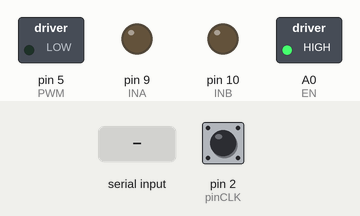
Recording of a sketch running on a simulated Arduino Uno, built with avr-gcc and run on an emulated ATmega328P. On the bench: switched loads named in the sketch (green lamp = pin HIGH), output pins drawn as LEDs (lit = HIGH). The inputs (shaded band) are chosen by the test bench; at power-on: pin 2 (pinCLK) HIGH. What the sketch prints to the serial monitor is not drawn.

Above: at 1.2 s.
1.3 s: "90,45\n" received over Serial
At 2.6 s:
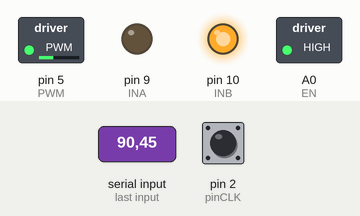
4.3 s: "30,150\n" received over Serial
At 4.9 s:
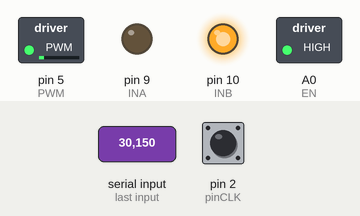
7.3 s: "200\n" received over Serial
At 9.8 s:
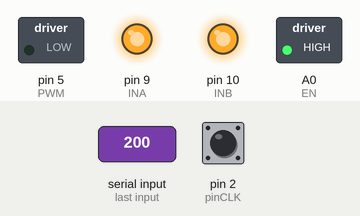
11.9 s: "90\n" received over Serial
At 12.9 s:
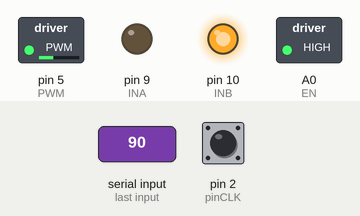
Timing chart, 0 to 15.4 s (numbered marks = the images above; inputs shaded):
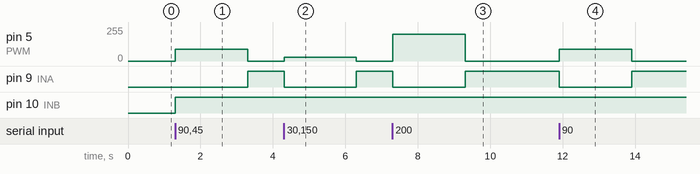

The sketch:

throughpwm.ino
```cpp
// Pin definitions for VNH2SP30 motor driver
#define INA 9    // Motor direction pin A
#define INB 10    // Motor direction pin B
#define PWM 5    // PWM pin for speed control
#define EN A0    // Enable pin for motor driver

// Pin definitions for rotary encoder
#define pinCLK 2 // Encoder CLK pin (interrupt-capable)
#define pinDT 3  // Encoder DT pin

// Variables to track encoder and motor state
volatile long encoderPos = 0;  // Current encoder position
int lastCLK;                   // Last CLK state for encoder
unsigned long lastInterruptTime = 0; // For debouncing
const unsigned long debounceDelay = 15; // 10ms debounce delay
const long testDuration = 2000; // Duration of each test in ms

void setup() {
  // Initialize serial communication
  Serial.begin(9600);
  Serial.println("Motor and Encoder Manual Test");
  Serial.println("Enter PWM value (0-255):");

  // Set motor driver pins as outputs
  pinMode(INA, OUTPUT);
  pinMode(INB, OUTPUT);
  pinMode(PWM, OUTPUT);
  pinMode(EN, OUTPUT);

  // Enable motor driver
  digitalWrite(EN, HIGH);

  // Set encoder pins as inputs with pull-up resistors
  pinMode(pinCLK, INPUT_PULLUP);
  pinMode(pinDT, INPUT_PULLUP);

  // Read initial CLK state
  lastCLK = digitalRead(pinCLK);

  // Attach interrupt for encoder CLK pin
  attachInterrupt(digitalPinToInterrupt(pinCLK), readEncoder, CHANGE);
}

// Interrupt service routine for encoder with debouncing
void readEncoder() {
  unsigned long currentTime = millis();
  if (currentTime - lastInterruptTime < debounceDelay) return; // Ignore if too soon
  lastInterruptTime = currentTime;

  int currentCLK = digitalRead(pinCLK);
  if (currentCLK != lastCLK) {
    if (digitalRead(pinDT) != currentCLK) {
      encoderPos++;
      Serial.print("encoderPos");
      Serial.println(encoderPos);
    } else {
      encoderPos--;
      Serial.print("encoderPos");
      Serial.println(encoderPos);
    }
  }
  lastCLK = currentCLK;
}

// Function to control motor direction and speed
void moveMotor(int direction, int speed) {
  if (direction == -1) { // Reverse
    digitalWrite(INA, HIGH);
    digitalWrite(INB, LOW);
  } else if (direction == 1) { // Forward
    digitalWrite(INA, LOW);
    digitalWrite(INB, HIGH);
  } else { // Stop with active braking
    digitalWrite(INA, HIGH);
    digitalWrite(INB, HIGH); // Both HIGH for braking
    speed = 0;
  }
  analogWrite(PWM, speed);
}

void loop() {
  // Check for serial input
  if (Serial.available() > 0) {
    int pwm = Serial.parseInt(); // Read PWM value
    Serial.readStringUntil('\n'); // Clear buffer

    // Validate PWM value
    if (pwm >= 0 && pwm <= 255) {
      // Reset encoder position
      encoderPos = 0;

      // Start motor at specified PWM value (forward direction)
      Serial.print("Testing PWM: ");
      Serial.print(pwm);
      Serial.print("...");
      moveMotor(1, pwm);

      // Run for test duration
      unsigned long startTime = millis();
      while (millis() - startTime < testDuration) {
        // Allow interrupts to update encoderPos
      }

      // Stop motor
      moveMotor(0, 0);

      // Print results
      Serial.print("\tEncoder Counts: ");
      Serial.print(encoderPos);
      Serial.print("\tDuration: ");
      Serial.println(testDuration);

      // Prompt for next input
      Serial.println("Enter next PWM value (0-255):");
    } else {
      Serial.println("Invalid PWM value. Enter a number between 0 and 255:");
    }
  }
}
```

Measured:
- after the input at 1.3 s, pin 5 (PWM): 0/255 → 90/255 at once, → 0/255 2.0 s later; pin 9 (INA): LOW → HIGH after 2.0 s; pin 10 (INB): LOW → HIGH at once
- after the input at 4.3 s, pin 5 (PWM): 0/255 → 30/255 at once, → 0/255 2.0 s later; pin 9 (INA): HIGH → LOW at once, → HIGH 2.0 s later
- after the input at 7.3 s, pin 5 (PWM): 0/255 → 200/255 at once, → 0/255 2.0 s later; pin 9 (INA): HIGH → LOW at once, → HIGH 2.0 s later
- after the input at 11.9 s, pin 5 (PWM): 0/255 → 90/255 at once, → 0/255 2.0 s later; pin 9 (INA): HIGH → LOW at once, → HIGH 2.0 s later
